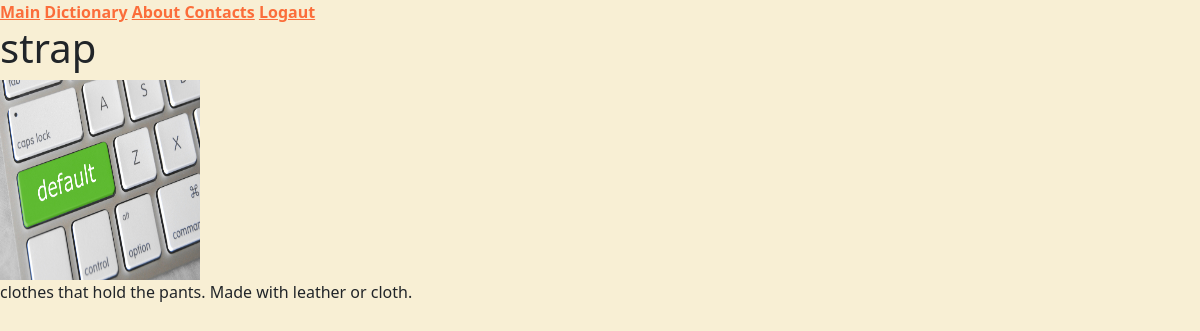
The app's page /dictionary/112/ (signed in) with its own data.
### main/models.py (models this page shows, shortened)
class Word(models.Model):
    word = models.CharField(max_length=200)
    image = models.ImageField(
    upload_to='../images/', default='../images/default.jpg', blank=True
    )
    translation = models.CharField(max_length=500)
    right_ansver = models.DecimalField(max_digits = 2, decimal_places = 0, default=0)

### main/views.py (the view)
# urls.py: path('dictionary/<int:pk>/', WordDetailView.as_view(), name='word-detail'),
class WordDetailView(DetailView):
    template_name = 'main/word_detail.html'
    queryset = Word.objects.all()

### main/templates/main/word_detail.html (shortened to what this page needs)
{% extends 'main/base.html' %}
{% block content %}
<h1>{{ object.word}}</h1>
<img src='{{ object.image.url }}' width="200" height="200" alt="none">
<p>{{ object.translation}}</p>
{% endblock  %}

### static/css/styles.css (style rules this page uses)
body { background-color: #F8EFD4; }

### records on screen
Word: word "strap", image (placeholder picture), translation "clothes that hold the pants. Made with leather or cloth."
